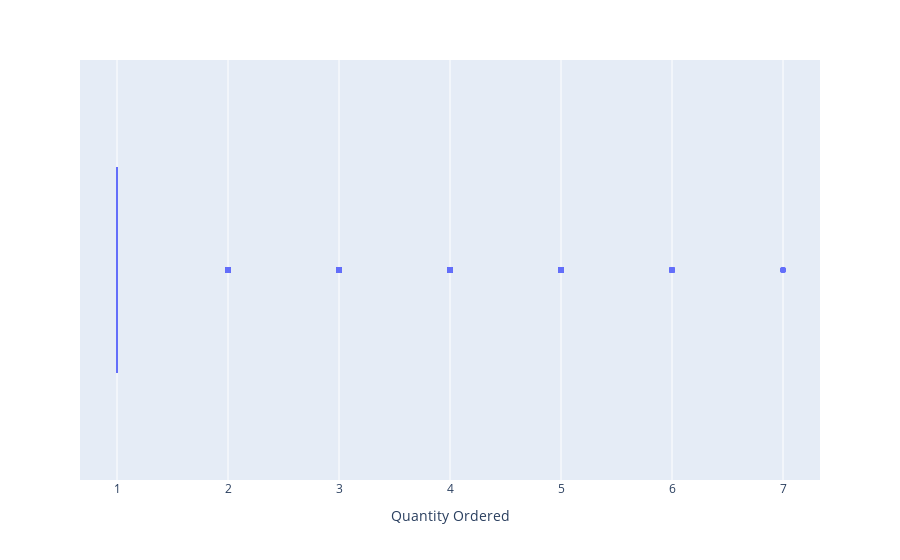
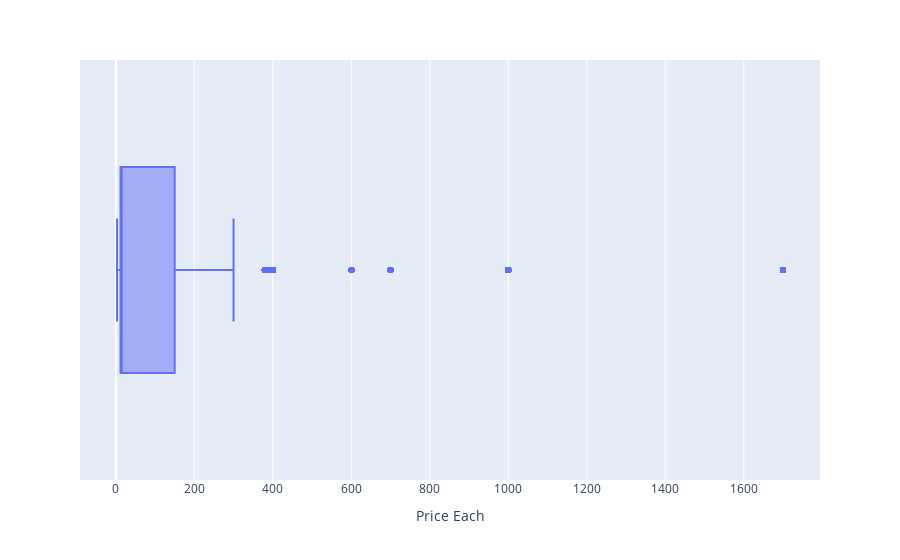
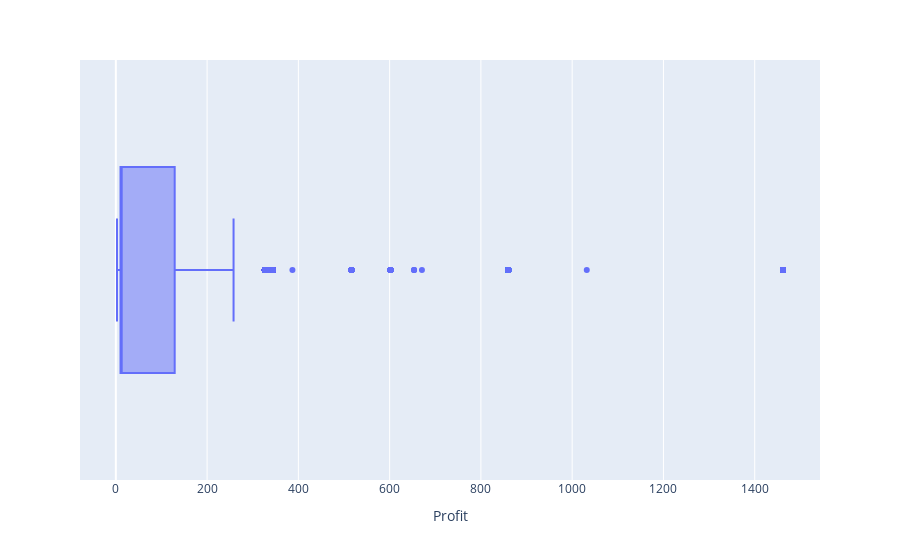

Notebook code for these charts, in order:
### Code cell
import plotly.express as px
for col in ['Quantity Ordered', 'Price Each', 'Profit']:
    px.box(df, x=col).show()

### Figure 1 — Plotly figure (JSON) as saved in the notebook; plotly's stock layout.template omitted (floating-point values rounded to 4 significant figures; data arrays with more than 128 entries replaced by an {"elided": "..."} marker saying what was removed)
{"data": [{"alignmentgroup": "True", "hovertemplate": "Quantity Ordered=%{x}<extra></extra>", "legendgroup": "", "marker": {"color": "#636efa"}, "name": "", "notched": false, "offsetgroup": "", "orientation": "h", "showlegend": false, "type": "box", "x": {"elided": "24949 int values"}, "x0": " ", "xaxis": "x", "y0": " ", "yaxis": "y"}], "layout": {"boxmode": "group", "legend": {"tracegroupgap": 0}, "margin": {"t": 60}, "xaxis": {"anchor": "y", "domain": [0, 1], "title": {"text": "Quantity Ordered"}}, "yaxis": {"anchor": "x", "domain": [0, 1]}}}

### Figure 2 — Plotly figure (JSON) as saved in the notebook; plotly's stock layout.template omitted (floating-point values rounded to 4 significant figures; data arrays with more than 128 entries replaced by an {"elided": "..."} marker saying what was removed)
{"data": [{"alignmentgroup": "True", "hovertemplate": "Price Each=%{x}<extra></extra>", "legendgroup": "", "marker": {"color": "#636efa"}, "name": "", "notched": false, "offsetgroup": "", "orientation": "h", "showlegend": false, "type": "box", "x": {"elided": "24949 float values"}, "x0": " ", "xaxis": "x", "y0": " ", "yaxis": "y"}], "layout": {"boxmode": "group", "legend": {"tracegroupgap": 0}, "margin": {"t": 60}, "xaxis": {"anchor": "y", "domain": [0, 1], "title": {"text": "Price Each"}}, "yaxis": {"anchor": "x", "domain": [0, 1]}}}

### Figure 3 — Plotly figure (JSON) as saved in the notebook; plotly's stock layout.template omitted (floating-point values rounded to 4 significant figures; data arrays with more than 128 entries replaced by an {"elided": "..."} marker saying what was removed)
{"data": [{"alignmentgroup": "True", "hovertemplate": "Profit=%{x}<extra></extra>", "legendgroup": "", "marker": {"color": "#636efa"}, "name": "", "notched": false, "offsetgroup": "", "orientation": "h", "showlegend": false, "type": "box", "x": {"elided": "24949 float values"}, "x0": " ", "xaxis": "x", "y0": " ", "yaxis": "y"}], "layout": {"boxmode": "group", "legend": {"tracegroupgap": 0}, "margin": {"t": 60}, "xaxis": {"anchor": "y", "domain": [0, 1], "title": {"text": "Profit"}}, "yaxis": {"anchor": "x", "domain": [0, 1]}}}
